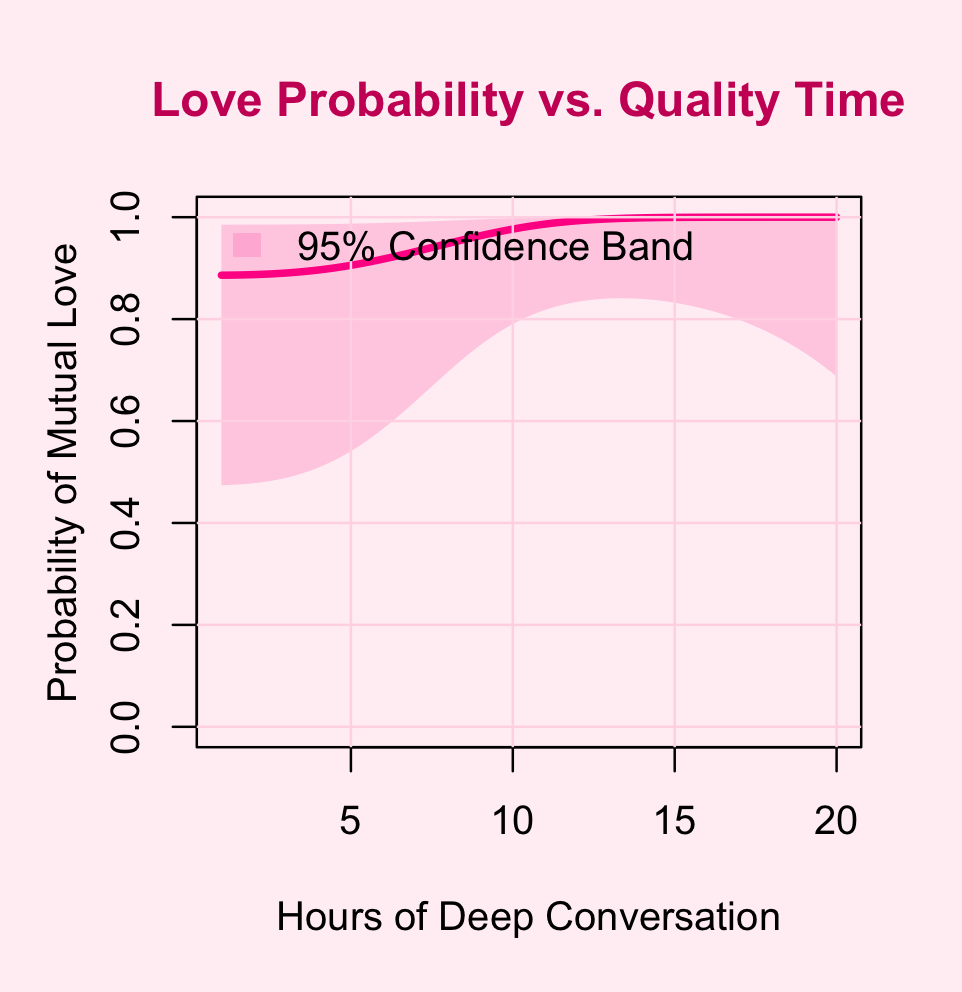

Here is the R script that generated this plot:
# Cupid's Base R Romance Plot
set.seed(2023)

# Generate data and model (same as before)
valentine_data <- data.frame(
  chocolate = rbinom(100, 5, 0.6),
  shared_interests = runif(100, 0, 10),
  conversation_time = runif(100, 1, 20)
)

valentine_data$loves_me <- rbinom(100, 1, plogis(
  -2 + 0.7*valentine_data$chocolate +
    0.1*(valentine_data$shared_interests^2) + 
    0.004*(valentine_data$conversation_time^3)
))

love_model <- glm(loves_me ~ chocolate + I(shared_interests^2) + I(conversation_time^3),
                  data = valentine_data, family = binomial())

# Generate predictions
test_data <- data.frame(
  conversation_time = seq(1, 20, length.out = 100),
  chocolate = median(valentine_data$chocolate),
  shared_interests = median(valentine_data$shared_interests)
)

pred <- predict(love_model, test_data, se.fit = TRUE)
test_data$prob <- plogis(pred$fit)
upper <- plogis(pred$fit + 1.96*pred$se.fit)
lower <- plogis(pred$fit - 1.96*pred$se.fit)

# Create plot
par(bg = "#FFF0F5", col.main = "#CC0066", font.main = 2)  # Valentine background
plot(test_data$conversation_time, test_data$prob, type = "n",
     ylim = c(0, 1), xlab = "Hours of Deep Conversation", ylab = "",
     main = "Love Probability vs. Quality Time")

# Add confidence ribbon
polygon(c(test_data$conversation_time, rev(test_data$conversation_time)),
        c(upper, rev(lower)), col = "#FF69B440", border = NA)

# Add main line
lines(test_data$conversation_time, test_data$prob, 
      col = "#FF1493", lwd = 3)

# Add labels and grid
title(ylab = "Probability of Mutual Love", line = 2.3)
grid(col = "#FFD9E6", lty = 1)

# Add legend
legend("topleft", legend = "95% Confidence Band",
       fill = "#FF69B440", border = NA, bty = "n")
